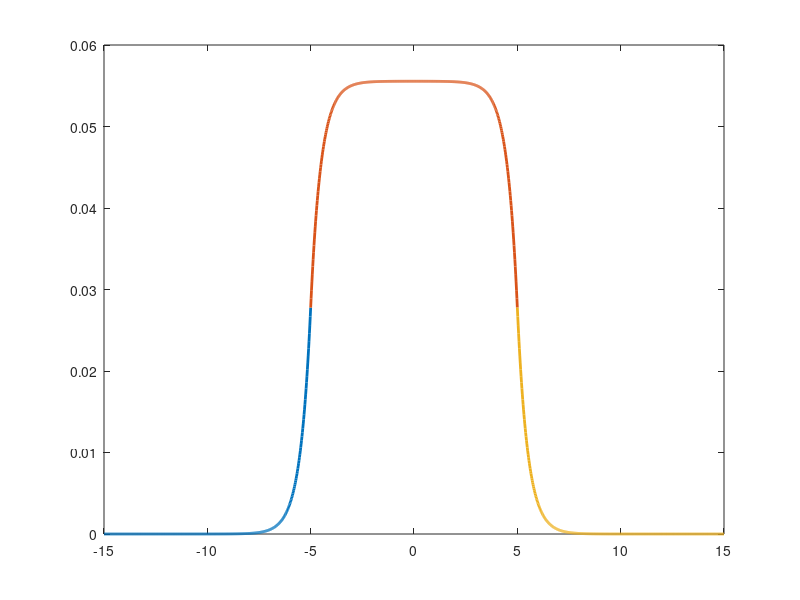

The MATLAB script that drew this image: (Note: this script raises an error after producing the figure.)
clear all
close all
clc

%% Response to a bar of width 2R, by direct calculation
a = 2;
R = 5;
lh = 3;

x1 = linspace(-3*R,-R,500);
G1 = (1/(a*a*lh*lh))*abs(exp(-a*abs(x1+R)) - exp(-a*abs(x1-R)));
plot(x1,G1,'LineWidth',2)
hold on

x2 = linspace(-R,R,500);
G2 = (1/(a*a*lh*lh))*( 2 - (exp(-a*abs(x2-R)) + exp(-a*abs(x2+R)) ) );
plot(x2,G2,'LineWidth',2)

x3 = linspace(R,3*R,500);
G3 = (1/(a*a*lh*lh))*abs(exp(-a*abs(x3+R)) - exp(-a*abs(x3-R)));
plot(x3,G3,'LineWidth',2)


%% Response to a bar of width 2R, by convolution with the Green's function

p = @(x) heaviside(x+R).*heaviside(R-x);    % The stimulus. Redefine as needed
gg = @(x) (1/(a*lh*lh))*exp(-a*abs(x));   % The Green's function

x = linspace(-3*R,3*R,500);
dx = x(2)-x(1);

cc = conv(p(x),gg(x),'same')*dx;  % This uses the built-in Matlab convolution function. It's not obvious how to use it to do integrals.

plot(x,cc,'k--','LineWidth',2)
